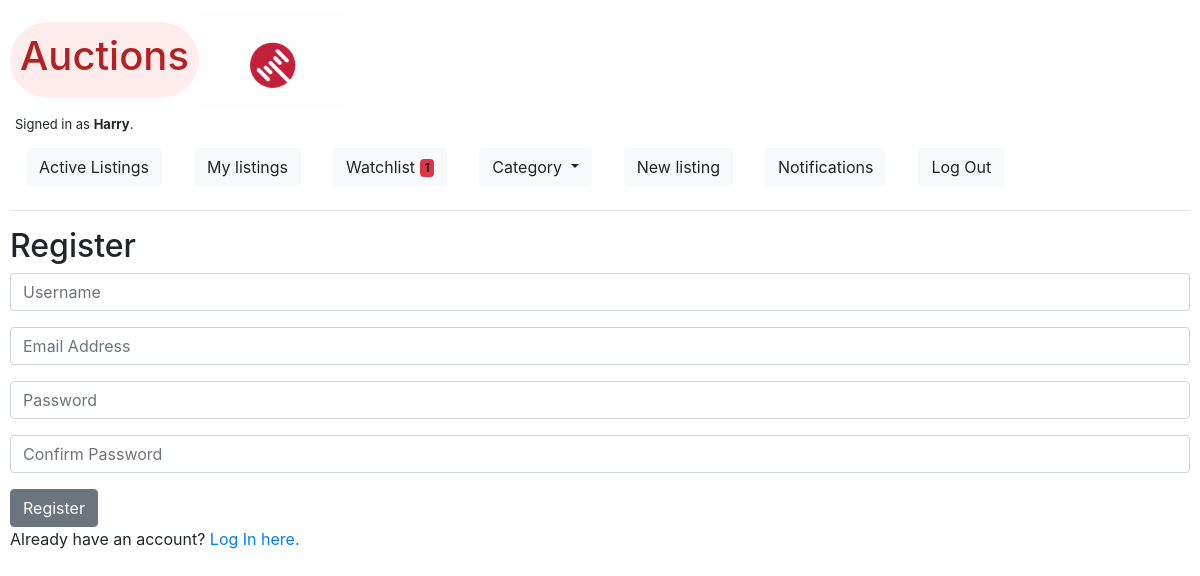
The app's page /register (signed in), older data.
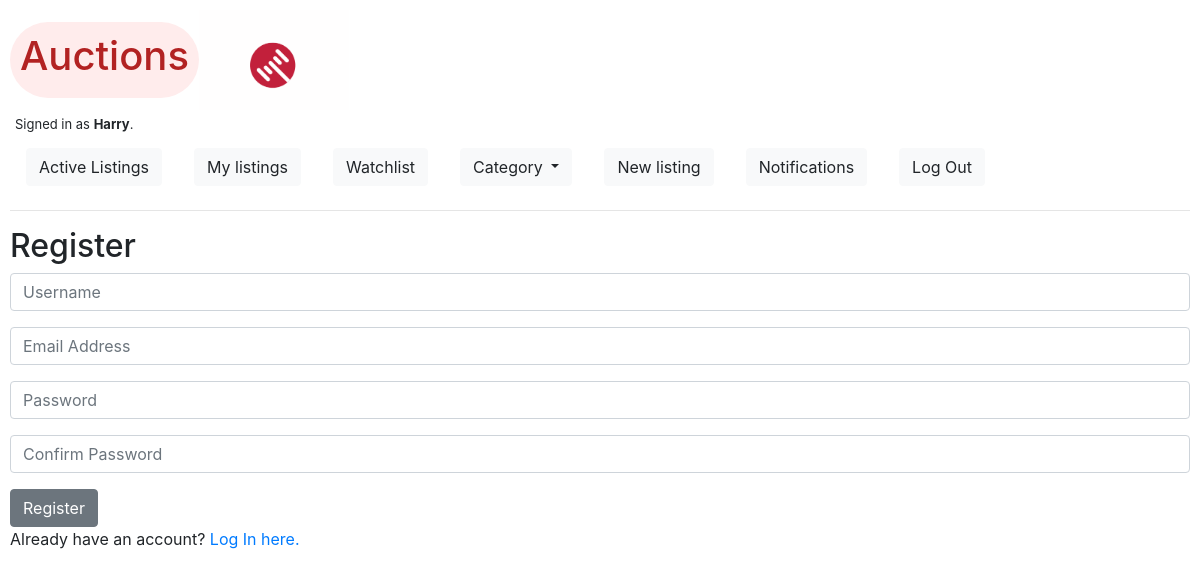
The same page, newer data.
### auctions/models.py (models this page shows)
class User(AbstractUser):
    pass

### auctions/views.py (the view)
# urls.py: path("register", views.register, name="register"),
def register(request):
    if request.method == "POST":
        username = request.POST["username"]
        email = request.POST["email"]
        password = request.POST["password"]
        confirmation = request.POST["confirmation"]
        if password != confirmation:
            return render(request, "auctions/register.html", {
                "message": "Passwords must match."
            })
        try:
            user = User.objects.create_user(username, email, password)
            user.save()
        except IntegrityError:
            return render(request, "auctions/register.html", {
                "message": "Username already taken."
            })
        login(request, user)
        return HttpResponseRedirect(reverse("index"))
    else:
        return render(request, "auctions/register.html")

### auctions/templates/auctions/register.html (shortened to what this page needs)
{% extends "auctions/layout.html" %}
{% block body %}
    <h2>Register</h2>
    <form action="{% url 'register' %}" method="post">
        <div class="form-group">
            <input class="form-control" autofocus type="text" name="username" placeholder="Username">
        </div>
        <div class="form-group">
            <input class="form-control" type="email" name="email" placeholder="Email Address">
        </div>
        <div class="form-group">
            <input class="form-control" type="password" name="password" placeholder="Password">
        </div>
        <div class="form-group">
            <input class="form-control" type="password" name="confirmation" placeholder="Confirm Password">
        </div>
        <input class="btn btn-secondary" type="submit" value="Register">
    </form>
    Already have an account? <a href="{% url 'login' %}">Log In here.</a>
{% endblock %}

### auctions/templates/auctions/layout.html (shortened to what this page needs)
{% load static %}
<!DOCTYPE html>
<html lang="en">
    <head>
        <link rel="stylesheet" href="https://stackpath.bootstrapcdn.com/bootstrap/4.4.1/css/bootstrap.min.css">
        <link rel="stylesheet" href="{% static 'auctions/styles.css' %}">
        <link rel="stylesheet" href="{% static 'auctions/color.css' %}">
        <script src="https://cdn.jsdelivr.net/npm/bootstrap@5.0.0-beta1/dist/js/bootstrap.min.js"></script>    </head>
    <body class="auctions">
        <div class="title">
            <div id="auction_logo"><h1>Auctions</h1></div>
            <div class="gif"></div>
        </div>
        <div id="is_authenticated">
            {% if user.is_authenticated %}
                Signed in as <strong>{{ user.username }}</strong>.
            {% else %}
                Not signed in.
            {% endif %}
        </div>
        <ul class="nav">
                <li class="nav-item">
                    <a class="nav-link" href="{% url 'index' %}">
                        <button type="button" class="btn btn-light">
                            Active Listings
                        </button>
                    </a>
                </li>
                {% if user.is_authenticated %}
                    <li class="nav-item">
                        <a class="nav-link" href="{% url 'my_listings' %}">
                            <button type="button" class="btn btn-light">
                                My listings
                            </button>
                        </a>
                    </li>
                    <li class="nav-item">
                        <a class="nav-link" href="{% url 'watchlist' %}">
                            <button type="button" class="btn btn-light">
                                Watchlist <span class="badge bg-danger">{% if request.user.watch.count != 0 %} {{ request.user.watch.count }} {% endif %}</span>
                              </button></a>
                    </li>
                    <li class="nav-item">
                        <div class="nav-link">
                            <a class="btn btn-light dropdown-toggle" href="#" role="button" id="dropdownMenuLink" data-toggle="dropdown" aria-haspopup="true" aria-expanded="false">
                            Category
                            </a>
                        </div>
                    </li>
                    <li class="nav-item">
                        <a class="nav-link" href="{% url 'new_listing' %}">
                            <button type="button" class="btn btn-light">
                                New listing
                            </button>
                        </a>
                    </li>
                    <li class="nav-item">
                        <a class="nav-link" href="{% url 'notifications' %}">
                            <button type="button" class="btn btn-light">
                                Notifications
                              </button></a>
                    </li>
                    <li class="nav-item">
                        <a class="nav-link" href="{% url 'logout' %}">
                            <button type="button" class="btn btn-light">
                                Log Out
                            </button>
                        </a>
                    </li>
                {% endif %}
        </ul>
        <hr>
        {% block body %}
        {% endblock %}
    </body>
</html>

Row changes from the older to the newer data that the page shows:
changed User "Harry": user.watch.count "1" → (not shown)
